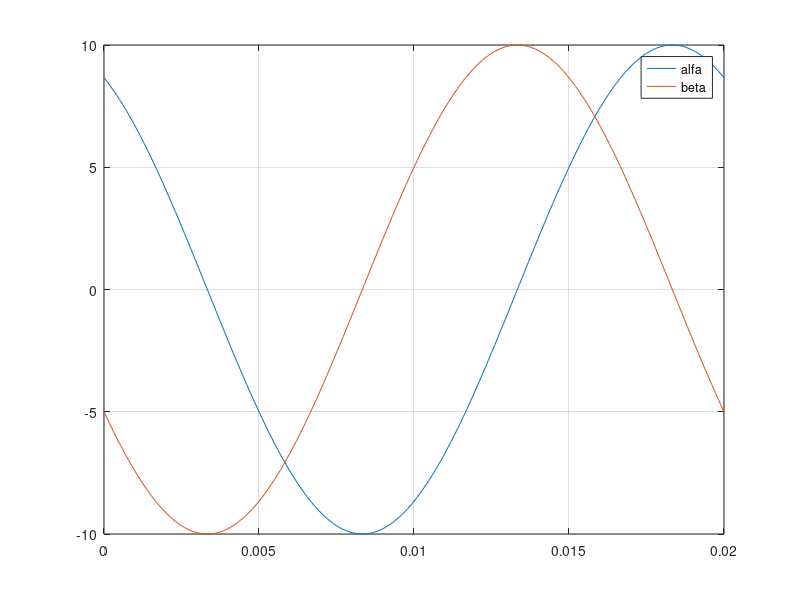
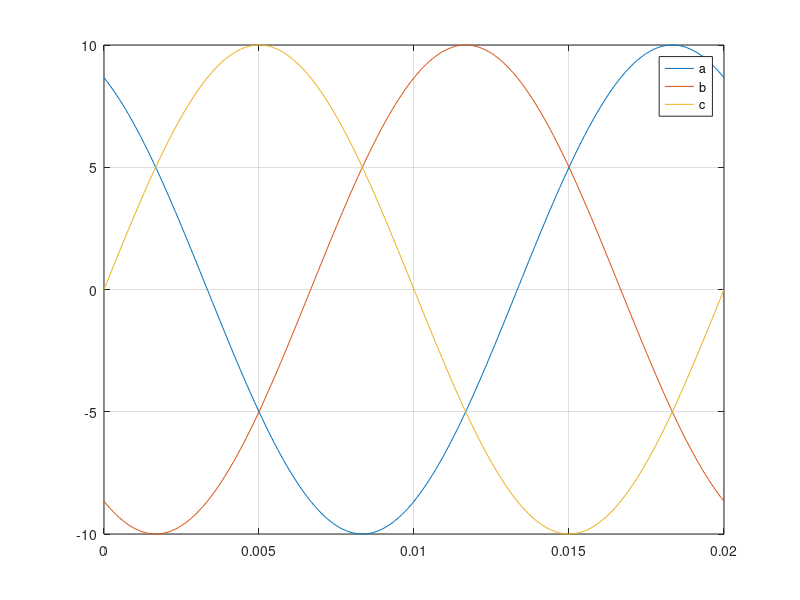
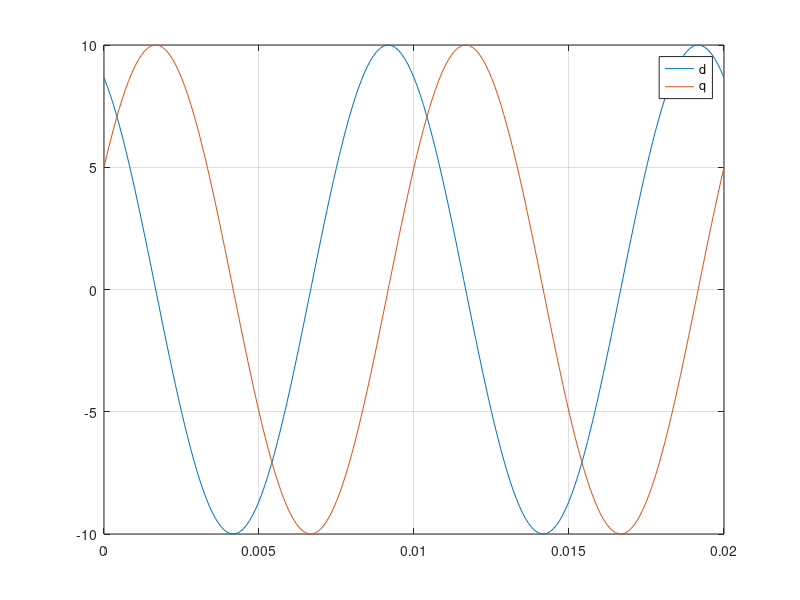
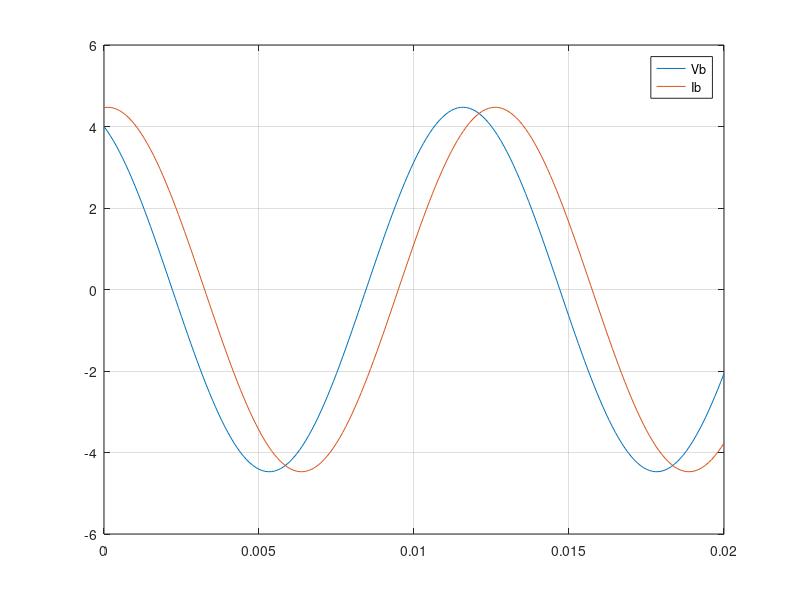

Recreate these plots in MATLAB, in order.
%Exam dynamics machines 2016
%sketch waveforms
%1.a)
clc
clear all
close all

%PARAMETERS:
f=50;% ojo igual cambia!!
Im1=10
desfase_del_alfa=pi/6
desfase_del_beta=pi/6
t=[0:0.0001:0.02];
we=2*pi*f;
alfa=Im1*cos(we.*t+desfase_del_alfa);
beta=-Im1*sin(we.*t+desfase_del_beta);
figure(1)
plot(t,alfa,t,beta)
legend('alfa','beta')
grid on
alfabeta=alfa+beta;

%%
%1.b)
%PARAMETERS:
f=50;% ojo igual cambia!!
Im1=10
desfase_del_a=pi/6
desfase_del_b=5*pi/6
desfase_del_c=-pi/2
t=[0:0.0001:0.02];
we=2*pi*f;

a=Im1*cos(we.*t+desfase_del_a);%OJOO el 2-we
b=Im1*cos(we.*t+desfase_del_b);
c=Im1*cos(we.*t+desfase_del_c);
figure(2)
plot(t,a,t,b,t,c)
legend('a','b','c')
grid on

%%
%1.c)
%PARAMETERS:
f=50;% ojo igual cambia!!
Im1=10
desfase_del_d=pi/6
desfase_del_q=pi/6

t=[0:0.0001:0.02];
we=2*pi*f;

d=Im1*cos(2*we.*t+desfase_del_d);%OJO el 2*we!
q=Im1*sin(2*we.*t+desfase_del_q);%%SINNNN
figure(3)
plot(t,d,t,q)
legend('d','q')
grid on

%%
%1.c)
%PARAMETERS:
f=50;% ojo igual cambia!!
Im1=1
landa_mpm=1
poles_pairs=1 %OJO NOT PAIR POLES, ONLY POLES.
angle=[0:0.0001:2*pi];


%instantaneous torque equation
t_inst=poles_pairs*Im1*landa_mpm*sin(3.*angle).*sin(angle);%OJO el 2*we!

figure(4)
plot(angle,t_inst)
legend('torque')
grid on
%%
%Problem 5
clc
clear all
close all

we=1200*2*4*pi/60;
t=[0:0.0001:0.02];
Vb=-2*cos(we*t-pi/2)-4*sin(we*t-pi/2)
Ib=-2*cos(we*t-2*pi/3)-4*sin(we*t-2*pi/3)
plot(t,Vb,t,Ib)
legend('Vb','Ib')
grid on